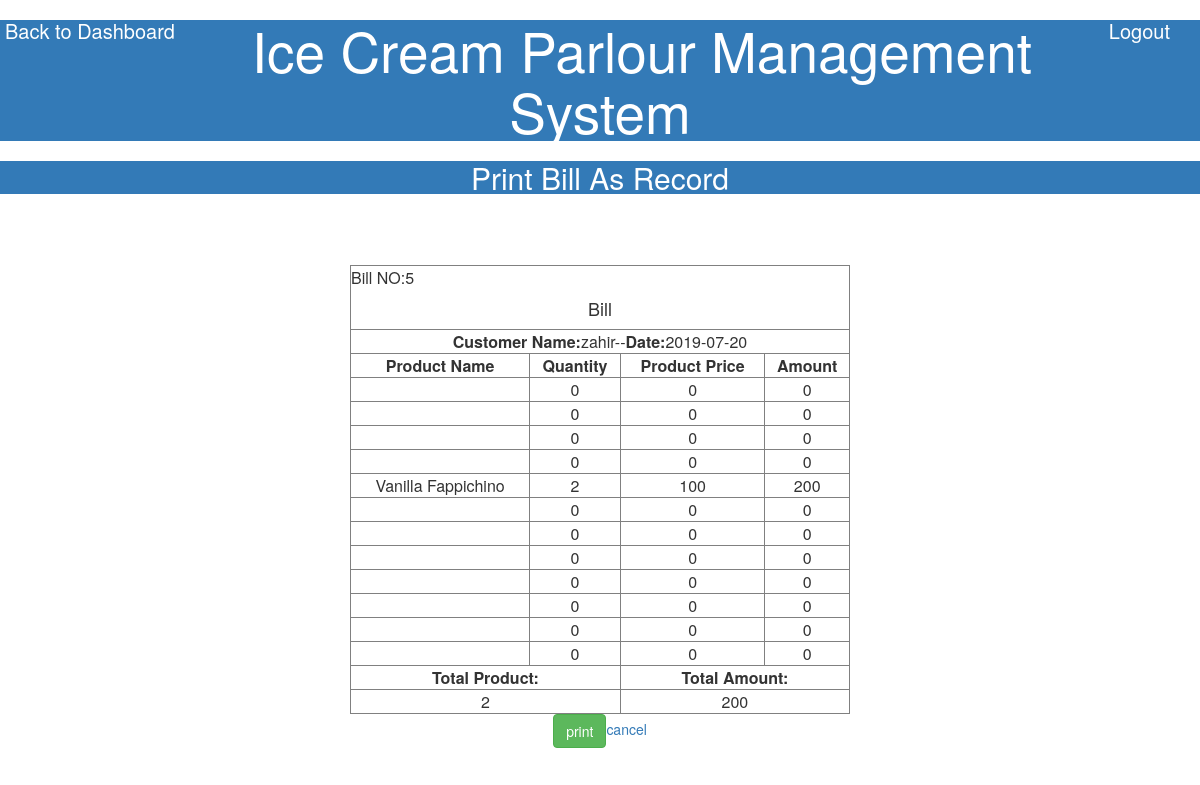
/admin/viewbillasrecord.php?sid=5 (signed in), run on the app's committed database.
### tables this page shows
CREATE TABLE `billing_table` (
  `cust_id` int(200) NOT NULL,
  `cust_name` varchar(200) NOT NULL,
  `chocolate_with_ice_cream` varchar(200) NOT NULL,
  `quantity_p1` int(200) NOT NULL,
  `amount_p1` float NOT NULL,
  `tamount_p1` float NOT NULL,
  `oreo_with_ice_cream` varchar(200) NOT NULL,
  `quantity_p2` int(200) NOT NULL,
  `amount_p2` float NOT NULL,
  `tamount_p2` float NOT NULL,
  `chocolate_nuts_with_ice` varchar(200) NOT NULL,
  `quantity_p3` int(200) NOT NULL,
  `amount_p3` float NOT NULL,
  `tamount_p3` float NOT NULL,
  `chocolate_fappichino` varchar(200) NOT NULL,
  `quantity_p4` int(200) NOT NULL,
  `amount_p4` float NOT NULL,
  `tamount_p4` float NOT NULL,
  `vanilla_fappichino` varchar(200) NOT NULL,
  `quantity_p5` int(200) NOT NULL,
  `amount_p5` float NOT NULL,
  `tamount_p5` float NOT NULL,
  `caramal_moca` varchar(200) NOT NULL,
  `quantity_p6` int(200) NOT NULL,
  `amount_p6` float NOT NULL,
  `tamount_p6` float NOT NULL,
  `pineapple_ice_cream` varchar(200) NOT NULL,
  `quantity_p7` int(200) NOT NULL,
  `amount_p7` float NOT NULL,
  `tamount_p7` float NOT NULL,
  `caramal_crunch_ice_cream` varchar(200) NOT NULL,
  `quantity_p8` int(200) NOT NULL,
  `amount_p8` float NOT NULL,
  `tamount_p8` float NOT NULL,
  `vanilla_ice_cream` varchar(200) NOT NULL,
  `quantity_p9` int(200) NOT NULL,
  `amount_p9` float NOT NULL,
  `tamount_p9` float NOT NULL,
  `mango_ice_cream` varchar(200) NOT NULL,
  `quantity_p10` int(200) NOT NULL,
  `amount_p10` float NOT NULL,
  `tamount_p10` int(11) NOT NULL,
  `chocolate_ice_cream` varchar(200) NOT NULL,
  `quantity_p11` int(200) NOT NULL,
  `amount_p11` float NOT NULL,
  `tamount_p11` float NOT NULL,
  `strawberry_ice_cream` varchar(200) NOT NULL,
  `quantity_p12` int(200) NOT NULL,
  `amount_p12` float NOT NULL,
  `tamount_p12` float NOT NULL,
  `total_product` int(200) NOT NULL,
  `final_amount` float NOT NULL,
  `date` date NOT NULL
);

### admin/viewbillasrecord.php (the view, shortened to what this page needs)
<?php
include('dbcon.php');
$sid=$_GET['sid'];
$sql="select * from billing_table where cust_id='$sid'";
$run=mysqli_query($con,$sql);
$data=mysqli_fetch_assoc($run);
?>
<html>
<head>
  <link rel="stylesheet" href="https://maxcdn.bootstrapcdn.com/bootstrap/3.4.0/css/bootstrap.min.css">
<link rel="stylesheet" href="" type="text/css">
</head>
<body>
<form action="viewbillasrecord.php" method="post">
<div>
<h4><a href="admindashboard.php" style="float:left;margin-left:5px;color:#fff;font-size:20px;">Back to Dashboard</a></h4>
<h4><a href="logout.php" style="float:right;margin-right:30px;color:#fff;font-size:20px;">Logout</a></h4>
<h1 class="bg-primary text-center font-weight-bold" style="font-size:55px;">Ice Cream Parlour Management System</h1>
<h1 class="bg-primary text-center font-weight-bold" style="font-size:30px;">Print Bill As Record</h1>
</div>
</form>
<div class="container">
<table border="1" align="center" style="width:500px;margin-top:5%" id="table">
<tr>
<td colspan="5">Bill NO:<?php echo $data['cust_id'];?><center><h4> Bill</h4></center></td>
</tr>
<tr>
<td class="text-center" colspan="4"><center><b>Customer Name:</b><?php echo $data['cust_name'];?>--<b>Date:</b><?php echo $data['date']; ?></center></td>
</tr>
<tr>
<th><center>Product Name</center></th>
<th><center>Quantity<center></th>
<th><center>Product Price</center></th>
<th><center>Amount</center></th>
</tr>
<tr>
<td class="text-center"><center><?php echo $data['chocolate_with_ice_cream'];?></center></td>
<td class="text-center"><center><?php echo $data['quantity_p1'];?></center></td>
<td class="text-center"><center><?php echo $data['amount_p1'];?></center></td>
<td class="text-center"><center><?php echo $data['tamount_p1'];?></center></td>
</tr>
<tr>
<td class="text-center"><center><?php echo $data['oreo_with_ice_cream'];?></center></td>
<td class="text-center"><center><?php echo $data['quantity_p2'];?></center></td>
<td class="text-center"><center><?php echo $data['amount_p2'];?></center></td>
<td class="text-center"><center><?php echo $data['tamount_p2'];?></center></td>
</tr>
<tr>
<td class="text-center"><center><?php echo $data['chocolate_nuts_with_ice'];?></center></td>
<td class="text-center"><center><?php echo $data['quantity_p3'];?></center></td>
<td class="text-center"><center><?php echo $data['amount_p3'];?></center></td>
<td class="text-center"><center><?php echo $data['tamount_p3'];?></center></td>
</tr>
<tr>
<td class="text-center"><center><?php echo $data['chocolate_fappichino'];?></center></td>
<td class="text-center"><center><?php echo $data['quantity_p4'];?></center></td>
<td class="text-center"><center><?php echo $data['amount_p4'];?></center></td>
<td class="text-center"><center><?php echo $data['tamount_p4'];?></center></td>
</tr>
<tr>
<td class="text-center"><center><?php echo $data['vanilla_fappichino'];?></center></td>
<td class="text-center"><center><?php echo $data['quantity_p5'];?></center></td>
<td class="text-center"><center><?php echo $data['amount_p5'];?></center></td>
<td class="text-center"><center><?php echo $data['tamount_p5'];?></center></td>
</tr>
<tr>
<td class="text-center"><center><?php echo $data['caramal_moca'];?></center></td>
<td class="text-center"><center><?php echo $data['quantity_p6'];?></center></td>
<td class="text-center"><center><?php echo $data['amount_p6'];?></center></td>
<td class="text-center"><center><?php echo $data['tamount_p6'];?></center></td>
</tr>
<tr>
<td class="text-center"><center><?php echo $data['pineapple_ice_cream'];?></center></td>
<td class="text-center"><center><?php echo $data['quantity_p7'];?></center></td>
<td class="text-center"><center><?php echo $data['amount_p7'];?></center></td>
<td class="text-center"><center><?php echo $data['tamount_p7'];?></center></td>
</tr>
<tr>
<td class="text-center"><center><?php echo $data['caramal_crunch_ice_cream'];?></center></td>
<td class="text-center"><center><?php echo $data['quantity_p8'];?></center></td>
<td class="text-center"><center><?php echo $data['amount_p8'];?></center></td>
<td class="text-center"><center><?php echo $data['tamount_p8'];?></center></td>
</tr>
<tr>
<td class="text-center"><center><?php echo $data['vanilla_ice_cream'];?></center></td>
<td class="text-center"><center><?php echo $data['quantity_p9'];?></center></td>
<td class="text-center"><center><?php echo $data['amount_p9'];?></center></td>
<td class="text-center"><center><?php echo $data['tamount_p9'];?></center></td>
</tr>
<tr>
<td class="text-center"><center><?php echo $data['mango_ice_cream'];?></center></td>
<td class="text-center"><center><?php echo $data['quantity_p10'];?></center></td>
<td class="text-center"><center><?php echo $data['amount_p10'];?></center></td>
<td class="text-center"><center><?php echo $data['tamount_p10'];?></center></td>
</tr>
<tr>
<td class="text-center"><center><?php echo $data['chocolate_ice_cream'];?></center></td>
<td class="text-center"><center><?php echo $data['quantity_p11'];?></center></td>
<td class="text-center"><center><?php echo $data['amount_p11'];?></center></td>
<td class="text-center"><center><?php echo $data['tamount_p11'];?></center></td>
</tr>
<tr>
<td class="text-center"><center><?php echo $data['strawberry_ice_cream'];?></center></td>
<td class="text-center"><center><?php echo $data['quantity_p12'];?></center></td>
<td class="text-center"><center><?php echo $data['amount_p12'];?></center></td>
<td class="text-center"><center><?php echo $data['tamount_p12'];?></center></td>
</tr>
<tr>
<th colspan="2"><center>Total Product:</center></th>
<th colspan="2"><center>Total Amount:</center></th>
</tr>
<tr>
<td colspan="2" class="text-center"><center><?php echo $data['total_product'];?></center></td>
<td colspan="2" class="text-center"><center><?php echo $data['final_amount'];?></center></td>
</tr>
</table>
<center><p><button id="btn1" class="btn btn-success">print</button><a href="record.php">cancel</a></p></center>
</div>
</body>
</html>

### data on the page
billing_table: cust_id "5", cust_name "zahir", date "2019-07-20", quantity_p1 "0", amount_p1 "0", tamount_p1 "0", quantity_p2 "0", amount_p2 "0", tamount_p2 "0", quantity_p3 "0", amount_p3 "0", tamount_p3 "0", quantity_p4 "0", amount_p4 "0", tamount_p4 "0", vanilla_fappichino "Vanilla Fappichino", quantity_p5 "2", amount_p5 "100", tamount_p5 "200", quantity_p6 "0", amount_p6 "0", tamount_p6 "0", quantity_p7 "0", amount_p7 "0", tamount_p7 "0", quantity_p8 "0", amount_p8 "0", tamount_p8 "0", quantity_p9 "0", amount_p9 "0", tamount_p9 "0", quantity_p10 "0", amount_p10 "0", tamount_p10 "0", quantity_p11 "0", amount_p11 "0", tamount_p11 "0", quantity_p12 "0", amount_p12 "0", tamount_p12 "0", total_product "2", final_amount "200"
